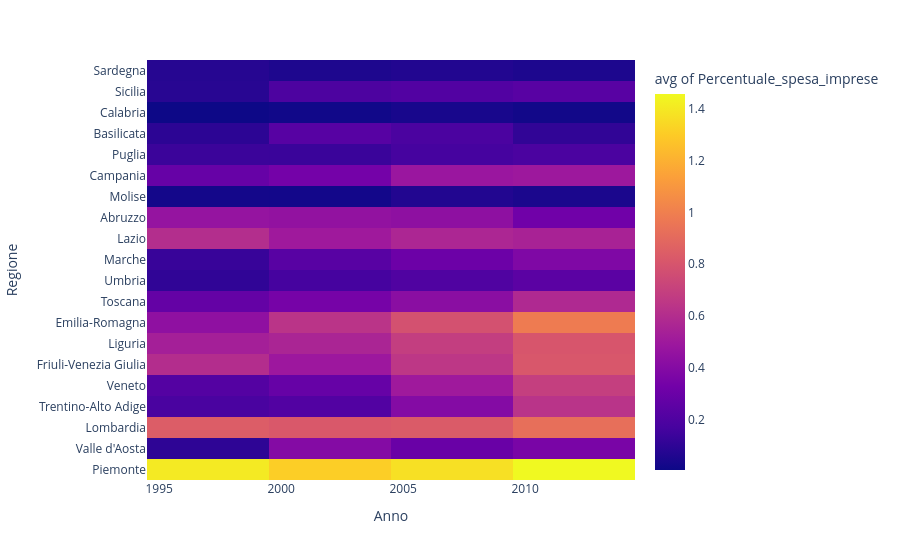

Notebook source saved alongside this figure:
### Code cell
fig = px.density_heatmap(
    df_incidenza_spese,
    x='Anno',
    y='Regione',
    z='Percentuale_spesa_imprese',
    histfunc='avg'
)

fig.show()

### Figure 1 — Plotly figure (JSON) as saved in the notebook; plotly's stock layout.template omitted (floating-point values rounded to 4 significant figures; data arrays with more than 128 entries replaced by an {"elided": "..."} marker saying what was removed)
{"data": [{"coloraxis": "coloraxis", "histfunc": "avg", "hovertemplate": "Anno=%{x}<br>Regione=%{y}<br>avg of Percentuale_spesa_imprese=%{z}<extra></extra>", "name": "", "type": "histogram2d", "x": {"elided": "360 int values"}, "xaxis": "x", "xbingroup": "x", "y": {"elided": "360 str values"}, "yaxis": "y", "ybingroup": "y", "z": {"elided": "360 float values"}}], "layout": {"coloraxis": {"colorbar": {"title": {"text": "avg of Percentuale_spesa_imprese"}}, "colorscale": [[0, "#0d0887"], [0.1111, "#46039f"], [0.2222, "#7201a8"], [0.3333, "#9c179e"], [0.4444, "#bd3786"], [0.5556, "#d8576b"], [0.6667, "#ed7953"], [0.7778, "#fb9f3a"], [0.8889, "#fdca26"], [1, "#f0f921"]]}, "legend": {"tracegroupgap": 0}, "margin": {"t": 60}, "xaxis": {"anchor": "y", "domain": [0, 1], "title": {"text": "Anno"}}, "yaxis": {"anchor": "x", "domain": [0, 1], "title": {"text": "Regione"}}}}
